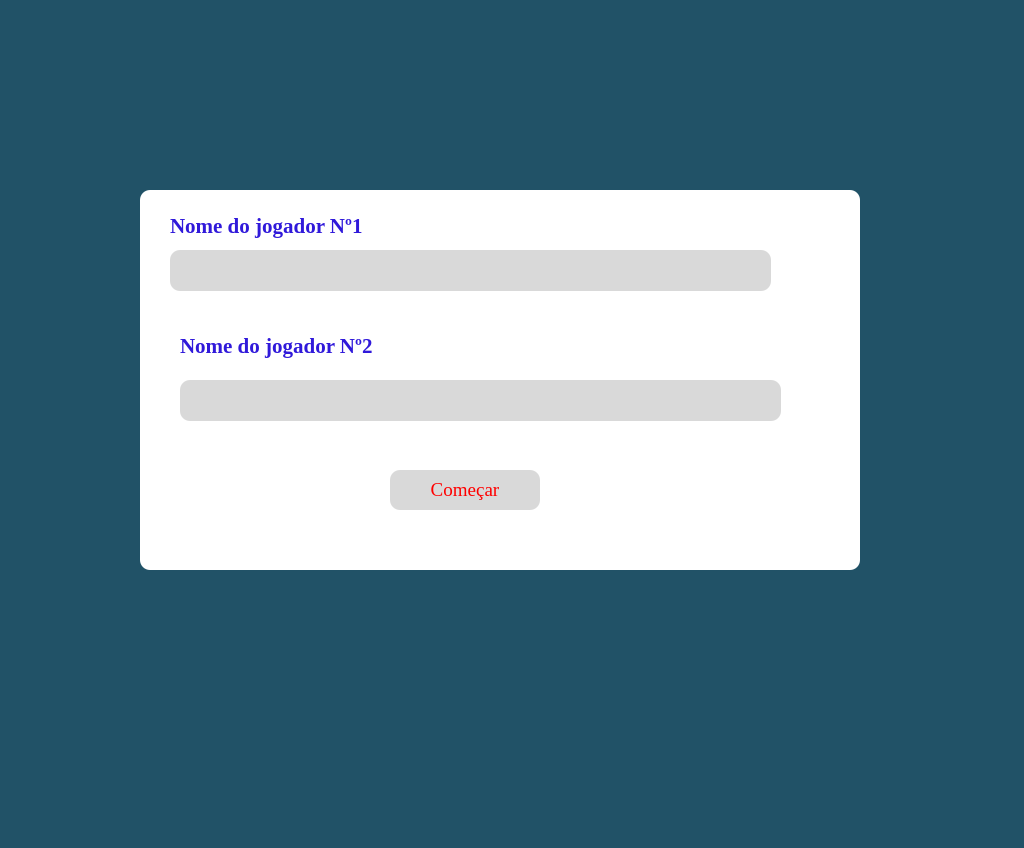
<?xml version="1.0" encoding="UTF-8"?>
<ui version="4.0">
 <class>MainWindow</class>
 <widget class="QMainWindow" name="MainWindow">
  <property name="geometry">
   <rect>
    <x>0</x>
    <y>0</y>
    <width>1024</width>
    <height>848</height>
   </rect>
  </property>
  <property name="windowTitle">
   <string>MainWindow</string>
  </property>
  <property name="styleSheet">
   <string notr="true">background-color:#215267;</string>
  </property>
  <widget class="QWidget" name="centralwidget">
   <widget class="QLabel" name="label_2">
    <property name="geometry">
     <rect>
      <x>140</x>
      <y>190</y>
      <width>720</width>
      <height>380</height>
     </rect>
    </property>
    <property name="styleSheet">
     <string notr="true">background-color: #ffffff;
border-radius:10px;</string>
    </property>
    <property name="text">
     <string/>
    </property>
   </widget>
   <widget class="QPushButton" name="pushButton_comecar">
    <property name="geometry">
     <rect>
      <x>390</x>
      <y>470</y>
      <width>150</width>
      <height>40</height>
     </rect>
    </property>
    <property name="font">
     <font>
      <family>Times New Roman</family>
      <pointsize>14</pointsize>
      <weight>50</weight>
      <bold>false</bold>
     </font>
    </property>
    <property name="styleSheet">
     <string notr="true">color: #ff0000; 
background-color: #D9D9D9;
border-radius: 10px;</string>
    </property>
    <property name="text">
     <string>Começar</string>
    </property>
   </widget>
   <widget class="QLabel" name="label">
    <property name="geometry">
     <rect>
      <x>170</x>
      <y>210</y>
      <width>251</width>
      <height>31</height>
     </rect>
    </property>
    <property name="font">
     <font>
      <family>Times New Roman</family>
      <pointsize>16</pointsize>
      <weight>75</weight>
      <bold>true</bold>
     </font>
    </property>
    <property name="styleSheet">
     <string notr="true">background-color: #ffffff;
border-radius: 10px;
color: #3019DA;</string>
    </property>
    <property name="text">
     <string>Nome do jogador Nº1</string>
    </property>
   </widget>
   <widget class="QLabel" name="label_3">
    <property name="geometry">
     <rect>
      <x>180</x>
      <y>330</y>
      <width>251</width>
      <height>31</height>
     </rect>
    </property>
    <property name="font">
     <font>
      <family>Times New Roman</family>
      <pointsize>16</pointsize>
      <weight>75</weight>
      <bold>true</bold>
     </font>
    </property>
    <property name="styleSheet">
     <string notr="true">background-color: #ffffff;
border-radius: 10px;
color: #3019DA;</string>
    </property>
    <property name="text">
     <string>Nome do jogador Nº2</string>
    </property>
   </widget>
   <widget class="QLineEdit" name="lineEdit_jogador1">
    <property name="geometry">
     <rect>
      <x>170</x>
      <y>250</y>
      <width>601</width>
      <height>41</height>
     </rect>
    </property>
    <property name="styleSheet">
     <string notr="true">background-color: #D9D9D9;
border-radius: 10px;</string>
    </property>
   </widget>
   <widget class="QLineEdit" name="lineEdit_jogador2">
    <property name="geometry">
     <rect>
      <x>180</x>
      <y>380</y>
      <width>601</width>
      <height>41</height>
     </rect>
    </property>
    <property name="styleSheet">
     <string notr="true">background-color: #D9D9D9;
border-radius: 10px;</string>
    </property>
   </widget>
  </widget>
  <widget class="QMenuBar" name="menubar">
   <property name="geometry">
    <rect>
     <x>0</x>
     <y>0</y>
     <width>1024</width>
     <height>26</height>
    </rect>
   </property>
  </widget>
  <widget class="QStatusBar" name="statusbar"/>
 </widget>
 <resources/>
 <connections/>
</ui>
